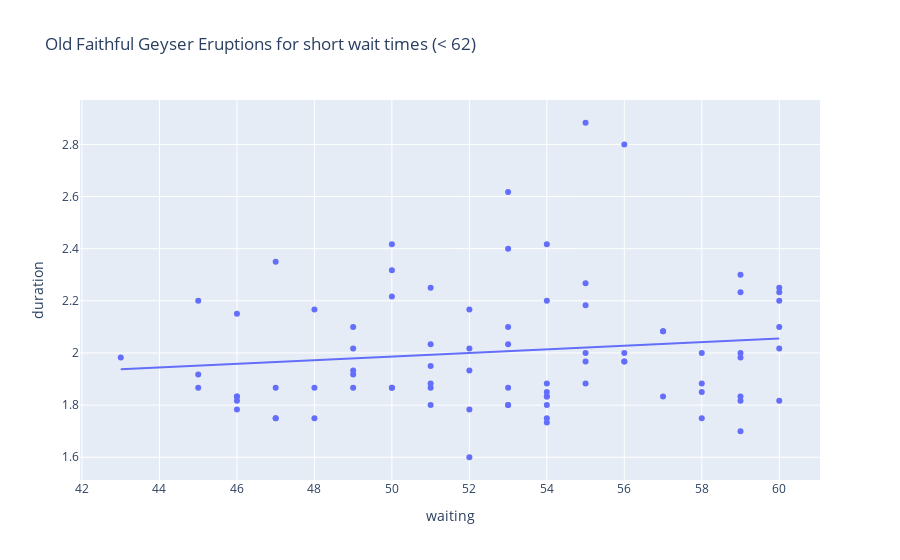
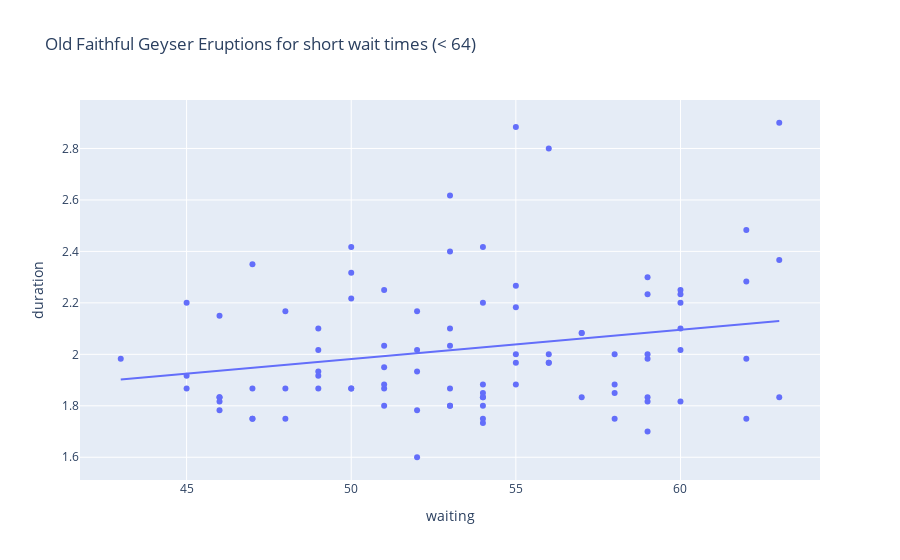
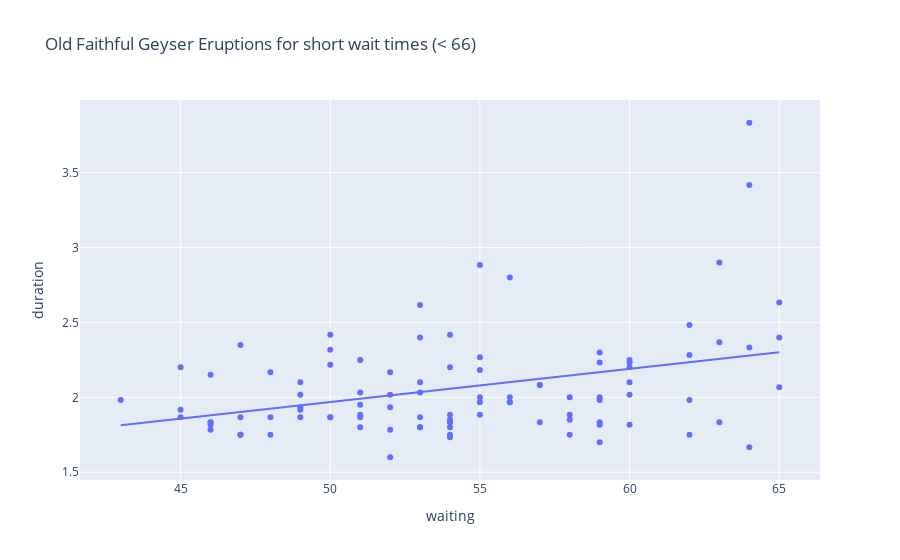

These figures' notebook cell, in order:
### Code cell
import plotly.express as px
import statsmodels.formula.api as smf
import seaborn as sns

# Load the Old Faithful dataset
old_faithful = sns.load_dataset('geyser')

# Function to fit model and print p-value for given short wait limit
def analyze_short_wait(short_wait_limit):
    short_wait = old_faithful.waiting < short_wait_limit

    # Fit the linear regression model
    model = smf.ols('duration ~ waiting', data=old_faithful[short_wait]).fit()
    
    # Print the summary table to get p-value
    p_value = model.pvalues['waiting']  # Get the p-value for the slope coefficient
    print(f"Short wait limit: {short_wait_limit} minutes")
    print(f"P-value for waiting: {p_value:.5e}")  # Print p-value in scientific notation

    # Create a scatter plot with a linear regression trendline
    fig = px.scatter(old_faithful[short_wait], x='waiting', y='duration', 
                     title=f"Old Faithful Geyser Eruptions for short wait times (< {short_wait_limit})", 
                     trendline='ols')
    fig.show()  # Display the plot

# Analyze for each short wait limit
analyze_short_wait(62)
analyze_short_wait(64)
analyze_short_wait(66)

### Figure 1 — Plotly figure (JSON) as saved in the notebook; plotly's stock layout.template omitted (floating-point values rounded to 4 significant figures)
{"data": [{"hovertemplate": "waiting=%{x}<br>duration=%{y}<extra></extra>", "legendgroup": "", "marker": {"color": "#636efa", "symbol": "circle"}, "mode": "markers", "name": "", "orientation": "v", "showlegend": false, "type": "scatter", "x": [54, 55, 51, 54, 47, 52, 52, 51, 47, 55, 52, 48, 59, 58, 58, 53, 59, 54, 54, 59, 48, 60, 56, 60, 48, 60, 50, 51, 49, 47, 52, 59, 59, 50, 59, 53, 56, 45, 55, 45, 56, 46, 51, 53, 60, 59, 49, 53, 53, 45, 58, 52, 49, 57, 50, 55, 51, 46, 55, 57, 51, 60, 53, 46, 49, 49, 53, 55, 50, 54, 54, 50, 54, 54, 47, 57, 54, 56, 58, 43, 60, 46, 46], "xaxis": "x", "y": [1.8, 2.883, 1.95, 1.833, 1.75, 2.167, 1.6, 1.8, 1.75, 1.967, 2.017, 1.867, 1.833, 1.883, 1.75, 2.1, 2, 1.833, 1.733, 2.233, 1.75, 1.817, 1.967, 2.017, 2.167, 2.2, 1.867, 1.867, 2.1, 1.867, 1.783, 2.3, 1.7, 2.317, 1.817, 2.617, 1.967, 1.917, 2.267, 1.867, 2.8, 1.833, 1.883, 2.033, 2.233, 1.983, 2.017, 1.8, 1.8, 2.2, 2, 1.933, 1.917, 2.083, 2.417, 1.883, 2.033, 1.833, 2.183, 1.833, 2.25, 2.1, 1.867, 1.783, 1.933, 1.867, 2.4, 2, 1.867, 1.75, 2.417, 2.217, 1.883, 1.85, 2.35, 2.083, 2.2, 2, 1.85, 1.983, 2.25, 2.15, 1.817], "yaxis": "y"}, {"hovertemplate": "<b>OLS trendline</b><br>duration = 0.00691825 * waiting + 1.64008<br>R<sup>2</sup>=0.017113<br><br>waiting=%{x}<br>duration=%{y} <b>(trend)</b><extra></extra>", "legendgroup": "", "marker": {"color": "#636efa", "symbol": "circle"}, "mode": "lines", "name": "", "showlegend": false, "type": "scatter", "x": [43, 45, 45, 45, 46, 46, 46, 46, 46, 47, 47, 47, 47, 48, 48, 48, 49, 49, 49, 49, 49, 50, 50, 50, 50, 50, 51, 51, 51, 51, 51, 51, 52, 52, 52, 52, 52, 53, 53, 53, 53, 53, 53, 53, 54, 54, 54, 54, 54, 54, 54, 54, 54, 55, 55, 55, 55, 55, 55, 56, 56, 56, 56, 57, 57, 57, 58, 58, 58, 58, 59, 59, 59, 59, 59, 59, 59, 60, 60, 60, 60, 60, 60], "xaxis": "x", "y": [1.938, 1.951, 1.951, 1.951, 1.958, 1.958, 1.958, 1.958, 1.958, 1.965, 1.965, 1.965, 1.965, 1.972, 1.972, 1.972, 1.979, 1.979, 1.979, 1.979, 1.979, 1.986, 1.986, 1.986, 1.986, 1.986, 1.993, 1.993, 1.993, 1.993, 1.993, 1.993, 2.0, 2.0, 2.0, 2.0, 2.0, 2.007, 2.007, 2.007, 2.007, 2.007, 2.007, 2.007, 2.014, 2.014, 2.014, 2.014, 2.014, 2.014, 2.014, 2.014, 2.014, 2.021, 2.021, 2.021, 2.021, 2.021, 2.021, 2.028, 2.028, 2.028, 2.028, 2.034, 2.034, 2.034, 2.041, 2.041, 2.041, 2.041, 2.048, 2.048, 2.048, 2.048, 2.048, 2.048, 2.048, 2.055, 2.055, 2.055, 2.055, 2.055, 2.055], "yaxis": "y"}], "layout": {"legend": {"tracegroupgap": 0}, "title": {"text": "Old Faithful Geyser Eruptions for short wait times (< 62)"}, "xaxis": {"anchor": "y", "domain": [0, 1], "title": {"text": "waiting"}}, "yaxis": {"anchor": "x", "domain": [0, 1], "title": {"text": "duration"}}}}

### Figure 2 — Plotly figure (JSON) as saved in the notebook; plotly's stock layout.template omitted (floating-point values rounded to 4 significant figures)
{"data": [{"hovertemplate": "waiting=%{x}<br>duration=%{y}<extra></extra>", "legendgroup": "", "marker": {"color": "#636efa", "symbol": "circle"}, "mode": "markers", "name": "", "orientation": "v", "showlegend": false, "type": "scatter", "x": [54, 62, 55, 51, 54, 47, 52, 62, 52, 51, 47, 55, 52, 48, 59, 58, 58, 53, 59, 54, 54, 59, 48, 60, 56, 62, 60, 48, 60, 50, 63, 51, 62, 49, 47, 52, 59, 59, 50, 59, 53, 56, 45, 55, 45, 56, 46, 51, 53, 60, 59, 49, 53, 53, 45, 58, 63, 52, 49, 57, 50, 55, 51, 46, 55, 57, 51, 60, 53, 46, 49, 49, 53, 55, 50, 54, 54, 50, 54, 54, 47, 63, 57, 54, 56, 58, 43, 60, 46, 46], "xaxis": "x", "y": [1.8, 2.283, 2.883, 1.95, 1.833, 1.75, 2.167, 1.75, 1.6, 1.8, 1.75, 1.967, 2.017, 1.867, 1.833, 1.883, 1.75, 2.1, 2, 1.833, 1.733, 2.233, 1.75, 1.817, 1.967, 1.983, 2.017, 2.167, 2.2, 1.867, 1.833, 1.867, 2.483, 2.1, 1.867, 1.783, 2.3, 1.7, 2.317, 1.817, 2.617, 1.967, 1.917, 2.267, 1.867, 2.8, 1.833, 1.883, 2.033, 2.233, 1.983, 2.017, 1.8, 1.8, 2.2, 2, 2.367, 1.933, 1.917, 2.083, 2.417, 1.883, 2.033, 1.833, 2.183, 1.833, 2.25, 2.1, 1.867, 1.783, 1.933, 1.867, 2.4, 2, 1.867, 1.75, 2.417, 2.217, 1.883, 1.85, 2.35, 2.9, 2.083, 2.2, 2, 1.85, 1.983, 2.25, 2.15, 1.817], "yaxis": "y"}, {"hovertemplate": "<b>OLS trendline</b><br>duration = 0.0113626 * waiting + 1.41398<br>R<sup>2</sup>=0.048880<br><br>waiting=%{x}<br>duration=%{y} <b>(trend)</b><extra></extra>", "legendgroup": "", "marker": {"color": "#636efa", "symbol": "circle"}, "mode": "lines", "name": "", "showlegend": false, "type": "scatter", "x": [43, 45, 45, 45, 46, 46, 46, 46, 46, 47, 47, 47, 47, 48, 48, 48, 49, 49, 49, 49, 49, 50, 50, 50, 50, 50, 51, 51, 51, 51, 51, 51, 52, 52, 52, 52, 52, 53, 53, 53, 53, 53, 53, 53, 54, 54, 54, 54, 54, 54, 54, 54, 54, 55, 55, 55, 55, 55, 55, 56, 56, 56, 56, 57, 57, 57, 58, 58, 58, 58, 59, 59, 59, 59, 59, 59, 59, 60, 60, 60, 60, 60, 60, 62, 62, 62, 62, 63, 63, 63], "xaxis": "x", "y": [1.903, 1.925, 1.925, 1.925, 1.937, 1.937, 1.937, 1.937, 1.937, 1.948, 1.948, 1.948, 1.948, 1.959, 1.959, 1.959, 1.971, 1.971, 1.971, 1.971, 1.971, 1.982, 1.982, 1.982, 1.982, 1.982, 1.993, 1.993, 1.993, 1.993, 1.993, 1.993, 2.005, 2.005, 2.005, 2.005, 2.005, 2.016, 2.016, 2.016, 2.016, 2.016, 2.016, 2.016, 2.028, 2.028, 2.028, 2.028, 2.028, 2.028, 2.028, 2.028, 2.028, 2.039, 2.039, 2.039, 2.039, 2.039, 2.039, 2.05, 2.05, 2.05, 2.05, 2.062, 2.062, 2.062, 2.073, 2.073, 2.073, 2.073, 2.084, 2.084, 2.084, 2.084, 2.084, 2.084, 2.084, 2.096, 2.096, 2.096, 2.096, 2.096, 2.096, 2.118, 2.118, 2.118, 2.118, 2.13, 2.13, 2.13], "yaxis": "y"}], "layout": {"legend": {"tracegroupgap": 0}, "title": {"text": "Old Faithful Geyser Eruptions for short wait times (< 64)"}, "xaxis": {"anchor": "y", "domain": [0, 1], "title": {"text": "waiting"}}, "yaxis": {"anchor": "x", "domain": [0, 1], "title": {"text": "duration"}}}}

### Figure 3 — Plotly figure (JSON) as saved in the notebook; plotly's stock layout.template omitted (floating-point values rounded to 4 significant figures)
{"data": [{"hovertemplate": "waiting=%{x}<br>duration=%{y}<extra></extra>", "legendgroup": "", "marker": {"color": "#636efa", "symbol": "circle"}, "mode": "markers", "name": "", "orientation": "v", "showlegend": false, "type": "scatter", "x": [54, 62, 55, 51, 54, 47, 52, 62, 52, 51, 47, 55, 52, 48, 59, 58, 58, 64, 53, 59, 54, 54, 64, 59, 48, 60, 65, 56, 62, 60, 65, 48, 60, 50, 63, 51, 62, 49, 47, 52, 59, 59, 50, 59, 53, 56, 45, 55, 45, 56, 46, 51, 53, 60, 59, 49, 53, 65, 53, 45, 58, 63, 52, 49, 57, 50, 55, 51, 46, 55, 57, 51, 60, 53, 46, 49, 49, 64, 53, 55, 50, 54, 54, 50, 54, 54, 64, 47, 63, 57, 54, 56, 58, 43, 60, 46, 46], "xaxis": "x", "y": [1.8, 2.283, 2.883, 1.95, 1.833, 1.75, 2.167, 1.75, 1.6, 1.8, 1.75, 1.967, 2.017, 1.867, 1.833, 1.883, 1.75, 3.833, 2.1, 2, 1.833, 1.733, 1.667, 2.233, 1.75, 1.817, 2.067, 1.967, 1.983, 2.017, 2.633, 2.167, 2.2, 1.867, 1.833, 1.867, 2.483, 2.1, 1.867, 1.783, 2.3, 1.7, 2.317, 1.817, 2.617, 1.967, 1.917, 2.267, 1.867, 2.8, 1.833, 1.883, 2.033, 2.233, 1.983, 2.017, 1.8, 2.4, 1.8, 2.2, 2, 2.367, 1.933, 1.917, 2.083, 2.417, 1.883, 2.033, 1.833, 2.183, 1.833, 2.25, 2.1, 1.867, 1.783, 1.933, 1.867, 3.417, 2.4, 2, 1.867, 1.75, 2.417, 2.217, 1.883, 1.85, 2.333, 2.35, 2.9, 2.083, 2.2, 2, 1.85, 1.983, 2.25, 2.15, 1.817], "yaxis": "y"}, {"hovertemplate": "<b>OLS trendline</b><br>duration = 0.0221439 * waiting + 0.861873<br>R<sup>2</sup>=0.126194<br><br>waiting=%{x}<br>duration=%{y} <b>(trend)</b><extra></extra>", "legendgroup": "", "marker": {"color": "#636efa", "symbol": "circle"}, "mode": "lines", "name": "", "showlegend": false, "type": "scatter", "x": [43, 45, 45, 45, 46, 46, 46, 46, 46, 47, 47, 47, 47, 48, 48, 48, 49, 49, 49, 49, 49, 50, 50, 50, 50, 50, 51, 51, 51, 51, 51, 51, 52, 52, 52, 52, 52, 53, 53, 53, 53, 53, 53, 53, 54, 54, 54, 54, 54, 54, 54, 54, 54, 55, 55, 55, 55, 55, 55, 56, 56, 56, 56, 57, 57, 57, 58, 58, 58, 58, 59, 59, 59, 59, 59, 59, 59, 60, 60, 60, 60, 60, 60, 62, 62, 62, 62, 63, 63, 63, 64, 64, 64, 64, 65, 65, 65], "xaxis": "x", "y": [1.814, 1.858, 1.858, 1.858, 1.88, 1.88, 1.88, 1.88, 1.88, 1.903, 1.903, 1.903, 1.903, 1.925, 1.925, 1.925, 1.947, 1.947, 1.947, 1.947, 1.947, 1.969, 1.969, 1.969, 1.969, 1.969, 1.991, 1.991, 1.991, 1.991, 1.991, 1.991, 2.013, 2.013, 2.013, 2.013, 2.013, 2.036, 2.036, 2.036, 2.036, 2.036, 2.036, 2.036, 2.058, 2.058, 2.058, 2.058, 2.058, 2.058, 2.058, 2.058, 2.058, 2.08, 2.08, 2.08, 2.08, 2.08, 2.08, 2.102, 2.102, 2.102, 2.102, 2.124, 2.124, 2.124, 2.146, 2.146, 2.146, 2.146, 2.168, 2.168, 2.168, 2.168, 2.168, 2.168, 2.168, 2.191, 2.191, 2.191, 2.191, 2.191, 2.191, 2.235, 2.235, 2.235, 2.235, 2.257, 2.257, 2.257, 2.279, 2.279, 2.279, 2.279, 2.301, 2.301, 2.301], "yaxis": "y"}], "layout": {"legend": {"tracegroupgap": 0}, "title": {"text": "Old Faithful Geyser Eruptions for short wait times (< 66)"}, "xaxis": {"anchor": "y", "domain": [0, 1], "title": {"text": "waiting"}}, "yaxis": {"anchor": "x", "domain": [0, 1], "title": {"text": "duration"}}}}
